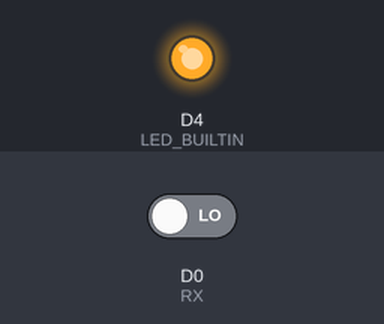
A sketch run on a simulated ESP8266 (NodeMCU). Parts: output pins drawn as LEDs (lit = HIGH, except the on-board LED, lit = LOW). Inputs (shaded band) come from the test bench; at power-on: D0 (RX) LOW. WiFi joins after 1.5 s; servers stay silent unless stated; a WiFi scan finds three made-up networks; uploads are accepted with an empty reply; pins used as bus, display or sensor lines are not drawn; what the sketch prints to the serial monitor is not drawn.

Above: at 3.7 s.
3.8 s: D0 (RX) driven HIGH
At 9.0 s:
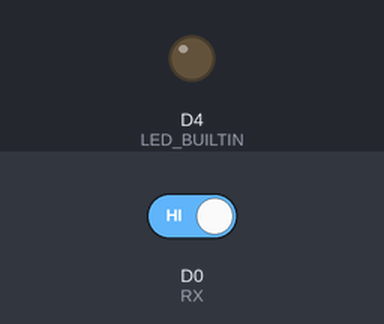
Timing chart, 0 to 11.4 s (numbered marks = the images above; inputs shaded):
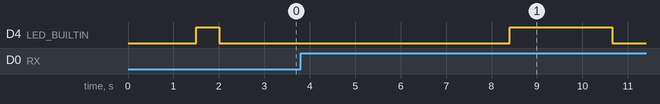

The sketch:

sketch_oct10a_client_controller.ino
```cpp
#define ITERATIONS 32

#define height 90


#define RX  D0    // start
#define TX  D1    // feedback


#include <ESP8266WiFi.h>
#include <WiFiClient.h>
#include <ESP8266HTTPClient.h>

bool transmit = true;
bool debug = true;

int stop_number = 1;

int lastScan = 0;

/* Set these to your desired credentials. */

//const char *ssid = "SSS"; //Enter your WIFI ssid
const char *ssid = "TP-Link_D302"; //Enter your WIFI ssid
const char *password = "0.123456789"; //Enter your WIFI password

WiFiClient wifiClient;

char buf[300];

void printMacAddress(byte mac[6]) {
  // print your MAC address:
  Serial.print(" \tmac: ");
  Serial.print(mac[0],HEX);
  Serial.print(":");
  Serial.print(mac[1],HEX);
  Serial.print(":");
  Serial.print(mac[2],HEX);
  Serial.print(":");
  Serial.print(mac[3],HEX);
  Serial.print(":");
  Serial.print(mac[4],HEX);
  Serial.print(":");
  Serial.print(mac[5],HEX);
}
String getMacAddress(byte mac[6]) {
  String macString = "";

  for(int i = 0; i < 6; i++){
    if(mac[i] < 0x10)
      macString +="0";
    macString += String(mac[i], HEX);
    if(i!=5)
      macString+=":";
  }
  macString.toUpperCase();
  return macString;
}

void setup() {

  Serial.begin(115200);

  pinMode(LED_BUILTIN, OUTPUT);

  pinMode(TX,  OUTPUT);
  pinMode(RX,  INPUT);

  Serial.print("Configuring access point...");
  WiFi.mode(WIFI_STA);
  WiFi.begin(ssid, password);
  while (WiFi.status() != WL_CONNECTED) {
   delay(500);
   Serial.print(".");
  }
  Serial.println("");
  Serial.println("WiFi connected");
  Serial.println("IP address: ");
  Serial.println(WiFi.localIP());

  // Flash the LED
  digitalWrite(LED_BUILTIN, HIGH);
  delay(500);
  digitalWrite(LED_BUILTIN, LOW);
  delay(500);

  //
  digitalWrite(TX, LOW);
}

bool led = false;

void scan(){

  HTTPClient http;    // http object of clas HTTPClient

  if(debug)
    Serial.println("Scanning...");

  digitalWrite(TX, HIGH);  // busy

  for(int scan = 0; scan < ITERATIONS; scan++) {

    // scan and send.
    int n = WiFi.scanNetworks();

    if(transmit == true) {

      int item=0;
      String postData = "";

      for(int thisNet = 0; thisNet < n; thisNet++){

        byte bssid[6];
        String mySSID;
        byte *myBSSID;
        int myRSSI, myEncryption;

        // send info to database
        mySSID = WiFi.SSID(thisNet);
        myRSSI = WiFi.RSSI(thisNet);
        myEncryption = WiFi.encryptionType(thisNet);
        myBSSID = WiFi.BSSID(thisNet);

        // a=stop_number, b=scan_number, c=ssid_number, d=ssid_name, e=signal_strength, f=encryption, g=mac
        postData += "&a"+String(item)+"="+String(stop_number)+\
                    "&b"+String(item)+"="+String(scan)+\
                    "&c"+String(item)+"="+String(thisNet)+\
                    "&d"+String(item)+"="+mySSID+\
                    "&e"+String(item)+"="+String(myRSSI)+\
                    "&f"+String(item)+"="+String(myEncryption)+\
                    "&g"+String(item)+"="+getMacAddress(myBSSID)+\
                    "&h"+String(item)+"="+String(height);
        item++;

        // send info to serial.
        if(debug) {
          Serial.print("stop_number: ");
          Serial.print(stop_number);
          Serial.print("\tscan_number: ");
          Serial.print(scan);
          Serial.print(" \tssid_number: ");
          Serial.print(thisNet);
          Serial.print(" \tssid_name: ");
          Serial.print(mySSID);
          Serial.print(" \tsignal_strength: ");
          Serial.print(myRSSI);
          Serial.print(" \tencryption: ");
          Serial.print(myEncryption);
          Serial.print(" \BSSID: ");
          printMacAddress(myBSSID);
          Serial.print(" \theight: ");
          Serial.print(height);
          Serial.println("");
        }
      }// thisNet #

      int httpCode;
      do {
        if(debug){
          Serial.println(postData);
        }
        http.begin(wifiClient, "http://www.abukharmeh.com/ips_project/dbwrite.php");      // Connect to host where MySQL databse is hosted
        http.addHeader("Content-Type", "application/x-www-form-urlencoded");              //Specify content-type header


        httpCode = http.POST(postData);   // Send POST request to php file and store server response code in variable named httpCode

        // if connection eatablished then do this
        if (httpCode == HTTP_CODE_OK) {
          //Serial.println("Values uploaded successfully.");
          //Serial.println(httpCode);
          if(debug) {
            String webpage = http.getString();    // Get html webpage output and store it in a string
            Serial.println(" " + webpage);
          }
        }
        // if failed to connect then return and restart
        else {
          Serial.println(httpCode);
          Serial.println("Failed to upload values. \n");
        }
        http.end();
        if(debug)
          Serial.printf("[HTTP] ... code: %d\n", httpCode);

      } while(httpCode != 200);

    }// transmit

    digitalWrite(LED_BUILTIN, led);
    led = !led;


  }// scan #
  stop_number++;

  digitalWrite(TX, LOW); // done
}

void loop()
{

  if(digitalRead(RX)==HIGH){
    delay(100); // avoid glitch
    if(digitalRead(RX)==HIGH){
      Serial.println("scanning...");
      scan();
    }
  }

  delay(10);

}
```

Measured:
- after the input at 3.8 s, D4 (LED_BUILTIN): LOW → HIGH after 4.6 s, → LOW 2.2 s later
